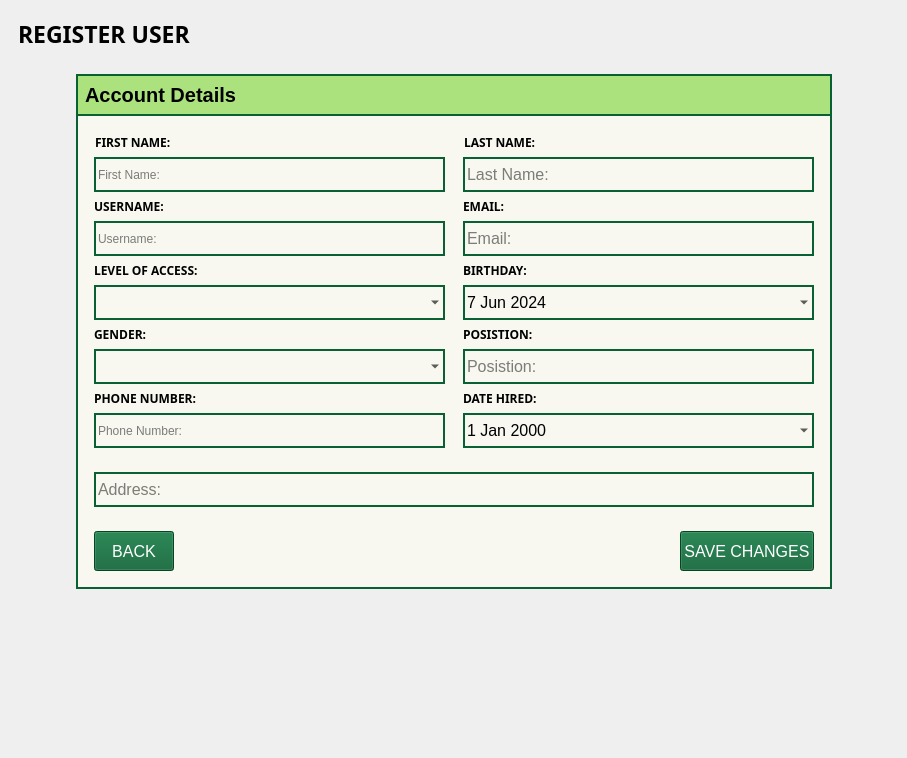
<?xml version="1.0" encoding="UTF-8"?>
<ui version="4.0">
 <class>MainWindow</class>
 <widget class="QMainWindow" name="MainWindow">
  <property name="geometry">
   <rect>
    <x>0</x>
    <y>0</y>
    <width>907</width>
    <height>758</height>
   </rect>
  </property>
  <property name="font">
   <font>
    <pointsize>12</pointsize>
   </font>
  </property>
  <property name="windowTitle">
   <string>MainWindow</string>
  </property>
  <widget class="QWidget" name="centralwidget">
   <property name="styleSheet">
    <string notr="true">#widget{
background-color: #F8F8F0;
border: 2px solid #096033;
}
.QComboBox
{
border : 2px solid #096033;
background-color:rgba(0,0,0,0);
}
.QLineEdit{
border : 2px solid #096033;
background-color:rgba(0,0,0,0);
}
.QDateEdit{
border: 2px solid #096033;
background-color:rgba(0,0,0,0);
}
.QPushButton{
background-color: #096033;
color: white;
}</string>
   </property>
   <layout class="QVBoxLayout" name="verticalLayout_8">
    <item>
     <widget class="QWidget" name="widget_7" native="true">
      <property name="sizePolicy">
       <sizepolicy hsizetype="Preferred" vsizetype="Fixed">
        <horstretch>0</horstretch>
        <verstretch>0</verstretch>
       </sizepolicy>
      </property>
      <layout class="QVBoxLayout" name="verticalLayout_6">
       <item>
        <widget class="QLabel" name="label_2">
         <property name="sizePolicy">
          <sizepolicy hsizetype="Preferred" vsizetype="Minimum">
           <horstretch>0</horstretch>
           <verstretch>0</verstretch>
          </sizepolicy>
         </property>
         <property name="font">
          <font>
           <family>DM Sans</family>
           <pointsize>17</pointsize>
           <bold>true</bold>
          </font>
         </property>
         <property name="text">
          <string>REGISTER USER</string>
         </property>
        </widget>
       </item>
      </layout>
     </widget>
    </item>
    <item>
     <widget class="QWidget" name="widget_11" native="true">
      <layout class="QHBoxLayout" name="horizontalLayout_3">
       <item>
        <spacer name="horizontalSpacer_2">
         <property name="orientation">
          <enum>Qt::Horizontal</enum>
         </property>
         <property name="sizeType">
          <enum>QSizePolicy::Expanding</enum>
         </property>
         <property name="sizeHint" stdset="0">
          <size>
           <width>40</width>
           <height>20</height>
          </size>
         </property>
        </spacer>
       </item>
       <item>
        <widget class="QWidget" name="widget" native="true">
         <property name="styleSheet">
          <string notr="true"/>
         </property>
         <layout class="QVBoxLayout" name="verticalLayout_5">
          <property name="spacing">
           <number>0</number>
          </property>
          <property name="leftMargin">
           <number>0</number>
          </property>
          <property name="topMargin">
           <number>0</number>
          </property>
          <property name="rightMargin">
           <number>0</number>
          </property>
          <property name="bottomMargin">
           <number>0</number>
          </property>
          <item>
           <widget class="QWidget" name="widget_2" native="true">
            <property name="sizePolicy">
             <sizepolicy hsizetype="Preferred" vsizetype="Fixed">
              <horstretch>0</horstretch>
              <verstretch>0</verstretch>
             </sizepolicy>
            </property>
            <property name="styleSheet">
             <string notr="true">#widget_2{
background-color: #ABE27D;
border: 2px solid #096033;
}</string>
            </property>
            <layout class="QVBoxLayout" name="verticalLayout_3">
             <item>
              <widget class="QLabel" name="label">
               <property name="sizePolicy">
                <sizepolicy hsizetype="Preferred" vsizetype="Fixed">
                 <horstretch>0</horstretch>
                 <verstretch>0</verstretch>
                </sizepolicy>
               </property>
               <property name="font">
                <font>
                 <pointsize>15</pointsize>
                 <bold>true</bold>
                </font>
               </property>
               <property name="styleSheet">
                <string notr="true">background-color:rgba(0,0,0,0);</string>
               </property>
               <property name="text">
                <string>Account Details</string>
               </property>
              </widget>
             </item>
            </layout>
           </widget>
          </item>
          <item>
           <widget class="QWidget" name="widget_10" native="true">
            <layout class="QVBoxLayout" name="verticalLayout_4">
             <item>
              <widget class="QWidget" name="widget_9" native="true">
               <layout class="QHBoxLayout" name="horizontalLayout">
                <property name="spacing">
                 <number>0</number>
                </property>
                <property name="leftMargin">
                 <number>0</number>
                </property>
                <property name="topMargin">
                 <number>0</number>
                </property>
                <property name="rightMargin">
                 <number>0</number>
                </property>
                <property name="bottomMargin">
                 <number>0</number>
                </property>
                <item>
                 <widget class="QWidget" name="widget_3" native="true">
                  <property name="font">
                   <font>
                    <bold>true</bold>
                   </font>
                  </property>
                  <property name="styleSheet">
                   <string notr="true">.QComboBox
{
border : 2px solid #096033;
}
.QLineEdit{
border : 2px solid #096033;
}</string>
                  </property>
                  <layout class="QVBoxLayout" name="verticalLayout">
                   <item>
                    <widget class="QLabel" name="label_8">
                     <property name="font">
                      <font>
                       <family>DM Sans</family>
                       <bold>true</bold>
                      </font>
                     </property>
                     <property name="text">
                      <string>FIRST NAME:</string>
                     </property>
                     <property name="indent">
                      <number>1</number>
                     </property>
                    </widget>
                   </item>
                   <item>
                    <widget class="QLineEdit" name="FName_LE">
                     <property name="sizePolicy">
                      <sizepolicy hsizetype="Minimum" vsizetype="Fixed">
                       <horstretch>0</horstretch>
                       <verstretch>0</verstretch>
                      </sizepolicy>
                     </property>
                     <property name="minimumSize">
                      <size>
                       <width>25</width>
                       <height>35</height>
                      </size>
                     </property>
                     <property name="cursorPosition">
                      <number>0</number>
                     </property>
                     <property name="placeholderText">
                      <string>First Name:</string>
                     </property>
                    </widget>
                   </item>
                   <item>
                    <widget class="QLabel" name="label_9">
                     <property name="font">
                      <font>
                       <family>DM Sans</family>
                       <pointsize>9</pointsize>
                       <bold>true</bold>
                      </font>
                     </property>
                     <property name="text">
                      <string>USERNAME:</string>
                     </property>
                    </widget>
                   </item>
                   <item>
                    <widget class="QLineEdit" name="user_LE">
                     <property name="sizePolicy">
                      <sizepolicy hsizetype="Minimum" vsizetype="Fixed">
                       <horstretch>0</horstretch>
                       <verstretch>0</verstretch>
                      </sizepolicy>
                     </property>
                     <property name="minimumSize">
                      <size>
                       <width>25</width>
                       <height>35</height>
                      </size>
                     </property>
                     <property name="placeholderText">
                      <string>Username:</string>
                     </property>
                    </widget>
                   </item>
                   <item>
                    <widget class="QLabel" name="label_10">
                     <property name="font">
                      <font>
                       <family>DM Sans</family>
                       <bold>true</bold>
                      </font>
                     </property>
                     <property name="text">
                      <string>LEVEL OF ACCESS:</string>
                     </property>
                    </widget>
                   </item>
                   <item>
                    <widget class="QComboBox" name="level_CB">
                     <property name="sizePolicy">
                      <sizepolicy hsizetype="Minimum" vsizetype="Fixed">
                       <horstretch>0</horstretch>
                       <verstretch>0</verstretch>
                      </sizepolicy>
                     </property>
                     <property name="minimumSize">
                      <size>
                       <width>25</width>
                       <height>35</height>
                      </size>
                     </property>
                     <property name="editable">
                      <bool>false</bool>
                     </property>
                     <property name="currentText">
                      <string/>
                     </property>
                     <property name="placeholderText">
                      <string>Level of Access</string>
                     </property>
                     <item>
                      <property name="text">
                       <string notr="true">Admin</string>
                      </property>
                     </item>
                     <item>
                      <property name="text">
                       <string>Employee</string>
                      </property>
                     </item>
                    </widget>
                   </item>
                   <item>
                    <widget class="QLabel" name="label_11">
                     <property name="font">
                      <font>
                       <family>DM Sans</family>
                       <bold>true</bold>
                      </font>
                     </property>
                     <property name="text">
                      <string>GENDER:</string>
                     </property>
                    </widget>
                   </item>
                   <item>
                    <widget class="QComboBox" name="gender_CB">
                     <property name="sizePolicy">
                      <sizepolicy hsizetype="Minimum" vsizetype="Fixed">
                       <horstretch>0</horstretch>
                       <verstretch>0</verstretch>
                      </sizepolicy>
                     </property>
                     <property name="minimumSize">
                      <size>
                       <width>25</width>
                       <height>35</height>
                      </size>
                     </property>
                     <property name="placeholderText">
                      <string>Gender:</string>
                     </property>
                     <item>
                      <property name="text">
                       <string>Female</string>
                      </property>
                     </item>
                     <item>
                      <property name="text">
                       <string>Male</string>
                      </property>
                     </item>
                    </widget>
                   </item>
                   <item>
                    <widget class="QLabel" name="label_12">
                     <property name="font">
                      <font>
                       <family>DM Sans</family>
                       <bold>true</bold>
                      </font>
                     </property>
                     <property name="text">
                      <string>PHONE NUMBER:</string>
                     </property>
                    </widget>
                   </item>
                   <item>
                    <widget class="QLineEdit" name="Phono_LE">
                     <property name="sizePolicy">
                      <sizepolicy hsizetype="Minimum" vsizetype="Fixed">
                       <horstretch>0</horstretch>
                       <verstretch>0</verstretch>
                      </sizepolicy>
                     </property>
                     <property name="minimumSize">
                      <size>
                       <width>25</width>
                       <height>35</height>
                      </size>
                     </property>
                     <property name="text">
                      <string/>
                     </property>
                     <property name="placeholderText">
                      <string>Phone Number:</string>
                     </property>
                    </widget>
                   </item>
                  </layout>
                 </widget>
                </item>
                <item>
                 <widget class="QWidget" name="widget_4" native="true">
                  <property name="styleSheet">
                   <string notr="true">.QComboBox
{
border : 2px solid #096033;
}
.QLineEdit{
border : 2px solid #096033;
}
.QDateEdit{
border: 2px solid #096033;
}</string>
                  </property>
                  <layout class="QVBoxLayout" name="verticalLayout_2">
                   <item>
                    <widget class="QLabel" name="label_3">
                     <property name="font">
                      <font>
                       <family>DM Sans</family>
                       <pointsize>9</pointsize>
                       <bold>true</bold>
                      </font>
                     </property>
                     <property name="text">
                      <string>LAST NAME:</string>
                     </property>
                     <property name="indent">
                      <number>1</number>
                     </property>
                    </widget>
                   </item>
                   <item>
                    <widget class="QLineEdit" name="LName_LE">
                     <property name="sizePolicy">
                      <sizepolicy hsizetype="Minimum" vsizetype="Fixed">
                       <horstretch>0</horstretch>
                       <verstretch>0</verstretch>
                      </sizepolicy>
                     </property>
                     <property name="minimumSize">
                      <size>
                       <width>25</width>
                       <height>35</height>
                      </size>
                     </property>
                     <property name="text">
                      <string/>
                     </property>
                     <property name="placeholderText">
                      <string>Last Name:</string>
                     </property>
                    </widget>
                   </item>
                   <item>
                    <widget class="QLabel" name="label_4">
                     <property name="font">
                      <font>
                       <family>DM Sans</family>
                       <bold>true</bold>
                      </font>
                     </property>
                     <property name="text">
                      <string>EMAIL:</string>
                     </property>
                    </widget>
                   </item>
                   <item>
                    <widget class="QLineEdit" name="email_LE">
                     <property name="sizePolicy">
                      <sizepolicy hsizetype="Minimum" vsizetype="Fixed">
                       <horstretch>0</horstretch>
                       <verstretch>0</verstretch>
                      </sizepolicy>
                     </property>
                     <property name="minimumSize">
                      <size>
                       <width>25</width>
                       <height>35</height>
                      </size>
                     </property>
                     <property name="text">
                      <string/>
                     </property>
                     <property name="placeholderText">
                      <string>Email:</string>
                     </property>
                    </widget>
                   </item>
                   <item>
                    <widget class="QLabel" name="label_5">
                     <property name="font">
                      <font>
                       <family>DM Sans</family>
                       <bold>true</bold>
                      </font>
                     </property>
                     <property name="text">
                      <string>BIRTHDAY:</string>
                     </property>
                    </widget>
                   </item>
                   <item>
                    <widget class="QDateEdit" name="Bday_DE">
                     <property name="sizePolicy">
                      <sizepolicy hsizetype="Minimum" vsizetype="Fixed">
                       <horstretch>0</horstretch>
                       <verstretch>0</verstretch>
                      </sizepolicy>
                     </property>
                     <property name="minimumSize">
                      <size>
                       <width>25</width>
                       <height>35</height>
                      </size>
                     </property>
                     <property name="wrapping">
                      <bool>false</bool>
                     </property>
                     <property name="frame">
                      <bool>true</bool>
                     </property>
                     <property name="dateTime">
                      <datetime>
                       <hour>0</hour>
                       <minute>0</minute>
                       <second>0</second>
                       <year>2024</year>
                       <month>6</month>
                       <day>7</day>
                      </datetime>
                     </property>
                     <property name="calendarPopup">
                      <bool>true</bool>
                     </property>
                     <property name="currentSectionIndex">
                      <number>0</number>
                     </property>
                     <property name="timeSpec">
                      <enum>Qt::LocalTime</enum>
                     </property>
                     <property name="date">
                      <date>
                       <year>2024</year>
                       <month>6</month>
                       <day>7</day>
                      </date>
                     </property>
                    </widget>
                   </item>
                   <item>
                    <widget class="QLabel" name="label_6">
                     <property name="font">
                      <font>
                       <family>DM Sans</family>
                       <bold>true</bold>
                      </font>
                     </property>
                     <property name="text">
                      <string>POSISTION:</string>
                     </property>
                    </widget>
                   </item>
                   <item>
                    <widget class="QLineEdit" name="pos_LE">
                     <property name="sizePolicy">
                      <sizepolicy hsizetype="Minimum" vsizetype="Fixed">
                       <horstretch>0</horstretch>
                       <verstretch>0</verstretch>
                      </sizepolicy>
                     </property>
                     <property name="minimumSize">
                      <size>
                       <width>25</width>
                       <height>35</height>
                      </size>
                     </property>
                     <property name="text">
                      <string/>
                     </property>
                     <property name="placeholderText">
                      <string>Posistion:</string>
                     </property>
                    </widget>
                   </item>
                   <item>
                    <widget class="QLabel" name="label_7">
                     <property name="font">
                      <font>
                       <family>DM Sans</family>
                       <bold>true</bold>
                      </font>
                     </property>
                     <property name="text">
                      <string>DATE HIRED:</string>
                     </property>
                    </widget>
                   </item>
                   <item>
                    <widget class="QDateEdit" name="DHire_DE">
                     <property name="sizePolicy">
                      <sizepolicy hsizetype="Minimum" vsizetype="Fixed">
                       <horstretch>0</horstretch>
                       <verstretch>0</verstretch>
                      </sizepolicy>
                     </property>
                     <property name="minimumSize">
                      <size>
                       <width>25</width>
                       <height>35</height>
                      </size>
                     </property>
                     <property name="buttonSymbols">
                      <enum>QAbstractSpinBox::NoButtons</enum>
                     </property>
                     <property name="specialValueText">
                      <string/>
                     </property>
                     <property name="calendarPopup">
                      <bool>true</bool>
                     </property>
                     <property name="timeSpec">
                      <enum>Qt::LocalTime</enum>
                     </property>
                    </widget>
                   </item>
                  </layout>
                 </widget>
                </item>
               </layout>
              </widget>
             </item>
             <item>
              <widget class="QWidget" name="widget_5" native="true">
               <property name="maximumSize">
                <size>
                 <width>16777215</width>
                 <height>100</height>
                </size>
               </property>
               <layout class="QVBoxLayout" name="verticalLayout_7">
                <item>
                 <widget class="QLineEdit" name="address_LE">
                  <property name="sizePolicy">
                   <sizepolicy hsizetype="Expanding" vsizetype="Expanding">
                    <horstretch>0</horstretch>
                    <verstretch>0</verstretch>
                   </sizepolicy>
                  </property>
                  <property name="minimumSize">
                   <size>
                    <width>25</width>
                    <height>35</height>
                   </size>
                  </property>
                  <property name="text">
                   <string/>
                  </property>
                  <property name="placeholderText">
                   <string>Address:</string>
                  </property>
                 </widget>
                </item>
               </layout>
              </widget>
             </item>
             <item>
              <widget class="QWidget" name="widget_6" native="true">
               <layout class="QHBoxLayout" name="horizontalLayout_2">
                <item>
                 <widget class="QPushButton" name="back_btn">
                  <property name="minimumSize">
                   <size>
                    <width>0</width>
                    <height>40</height>
                   </size>
                  </property>
                  <property name="text">
                   <string>BACK</string>
                  </property>
                 </widget>
                </item>
                <item>
                 <spacer name="horizontalSpacer">
                  <property name="orientation">
                   <enum>Qt::Horizontal</enum>
                  </property>
                  <property name="sizeHint" stdset="0">
                   <size>
                    <width>500</width>
                    <height>0</height>
                   </size>
                  </property>
                 </spacer>
                </item>
                <item>
                 <widget class="QPushButton" name="save_btn">
                  <property name="minimumSize">
                   <size>
                    <width>0</width>
                    <height>40</height>
                   </size>
                  </property>
                  <property name="text">
                   <string>SAVE CHANGES</string>
                  </property>
                 </widget>
                </item>
               </layout>
              </widget>
             </item>
            </layout>
           </widget>
          </item>
         </layout>
        </widget>
       </item>
       <item>
        <spacer name="horizontalSpacer_3">
         <property name="orientation">
          <enum>Qt::Horizontal</enum>
         </property>
         <property name="sizeType">
          <enum>QSizePolicy::Expanding</enum>
         </property>
         <property name="sizeHint" stdset="0">
          <size>
           <width>40</width>
           <height>20</height>
          </size>
         </property>
        </spacer>
       </item>
      </layout>
     </widget>
    </item>
    <item>
     <spacer name="verticalSpacer">
      <property name="orientation">
       <enum>Qt::Vertical</enum>
      </property>
      <property name="sizeHint" stdset="0">
       <size>
        <width>20</width>
        <height>40</height>
       </size>
      </property>
     </spacer>
    </item>
   </layout>
  </widget>
 </widget>
 <resources/>
 <connections/>
</ui>
